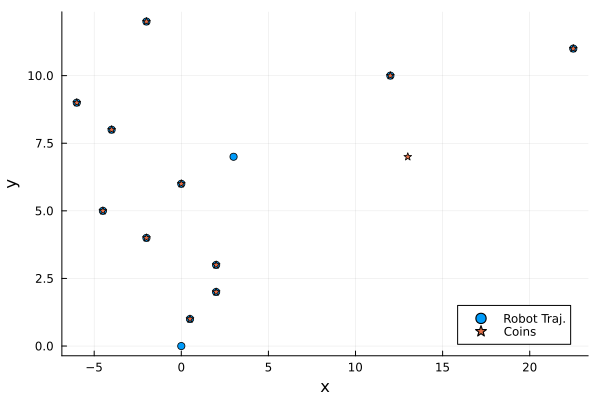

Source code (Julia):
# problem 6
include("readclassjson.jl")
using LinearAlgebra
using Plots

data = readclassjson("HW2/robot_coin_collector.json");
n = data["n"];
x = data["x"];

# A = LowerTriangular(4*ones(n,n));
# A[diagind(A)] = 2*ones(n);
A = [1 0 0 0 0 0; 3 1 0 0 0 0; 5 3 1 0 0 0; 7 5 3 1 0 0; 9 7 5 3 1 0; 11 9 7 5 3 1].*2.0;
B = [0 0 0 0 0 0; 1 0 0 0 0 0; 2 1 0 0 0 0; 3 2 1 0 0 0; 4 3 2 1 0 0; 5 4 3 2 1 0].*4.0;
B[diagind(B)] = 0.5*ones(n);
x_even = x[2:2:2*n];
f = A\x_even;

x_odd = x[1:2:2*n];
# B = LowerTriangular(2*ones(n,n));
# B[diagind(B)] = 1/2*ones(n);
x_odd_til = B*f;

x_odd_til.==x_odd

C = vcat([A;B]);
x_new = vcat(x_even, x_odd);

for i=1:2*n
    C_til = vcat([C[1:i-1,:];C[i+1:2*n,:]])
    x_new_til = vcat(x_new[1:i-1], x_new[i+1:2*n])
    f_til = C_til\x_new_til
    if norm(C_til*f_til-x_new_til) < 2
        println("Success")
        println("f = $f_til")
        global f_sol = f_til
        i<n ? coin = 2*i : coin = (i-n)*2-1
        println("Coin $coin not collected.")
        break
    end
end

A_final = vcat([B[1:1,:];A[1:1,:]])
for i=2:n
    tem = vcat([B[i:i,:];A[i:i,:]]);
    A_final = vcat([A_final; tem])
end
x_path = A_final*f;
pushfirst!(x_path, 0)

r = scatter(x_path, 0:2*n, label="Robot Traj.", reuse=true, xlabel="x", ylabel="y")
c = scatter!(x, 1:2*n, label="Coins",markershape=:star5)
savefig("HW2/hw2p6.png")
